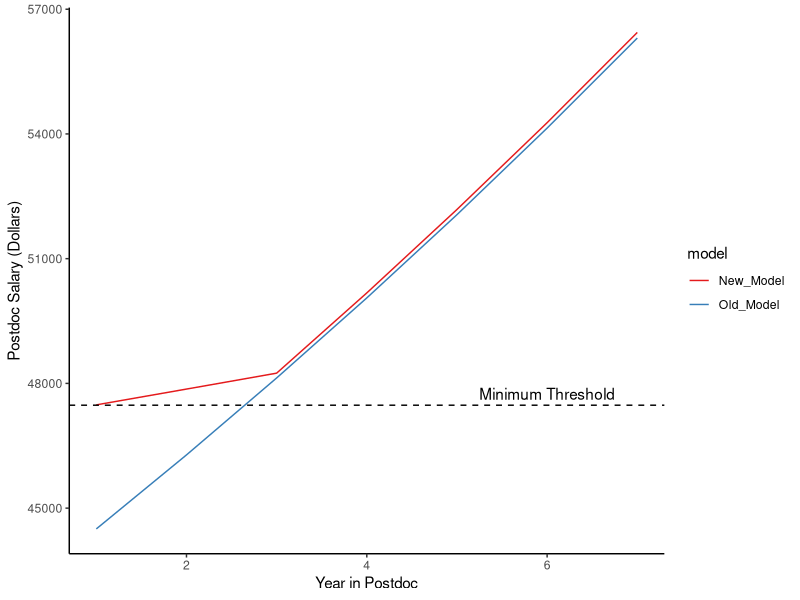

This figure's R source:
library(ggplot2)
library(RColorBrewer)

# The new model
a <- 0
for (x in 1:7) {
	if (x == 1) {
		a[x] <- 47484
	} else if (x < 4) {
		a[x] <- a[x-1] * 1.008
	} else {
		a[x] <- a[x-1] * 1.04
	}
}
bdf <- data.frame(a)
bdf$year <- c(1:7)
bdf$model <- "New_Model"
bdf

# The old model
a <- 0
for (x in 1:7) {
	if(x == 1) {
		a[x] <- 44500
	} else {
		a[x] <- a[x-1] * 1.04
	}
}
adf <- data.frame(a)
adf$year <- c(1:7)
adf$model <- "Old_Model"
adf

total <- rbind(adf, bdf)

salaryPlot <- ggplot(total, aes(x=year, y=a, group=model, colour=model)) +
	theme_classic()+
	theme(axis.line.x = element_line(color="black"),
		axis.line.y = element_line(color="black")) +
	geom_line() +
	scale_colour_brewer(palette="Set1") +
	geom_hline(yintercept=47476, linetype="dashed") +
	annotate("text", x = 6, y = 47750, label = "Minimum Threshold") +
	ylab("Postdoc Salary (Dollars)") +
	xlab("Year in Postdoc")

pdf("./PdSalaryPlot.pdf", height=6, width=8)
	salaryPlot
dev.off()
